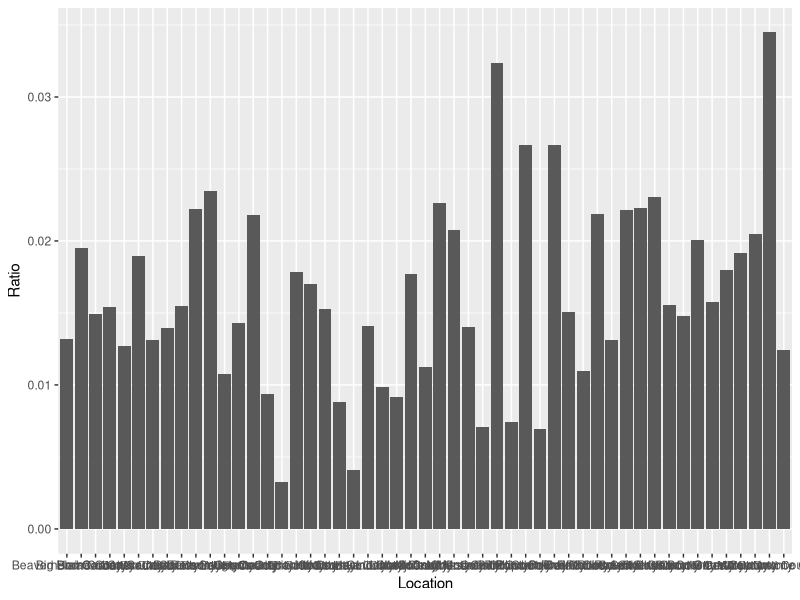
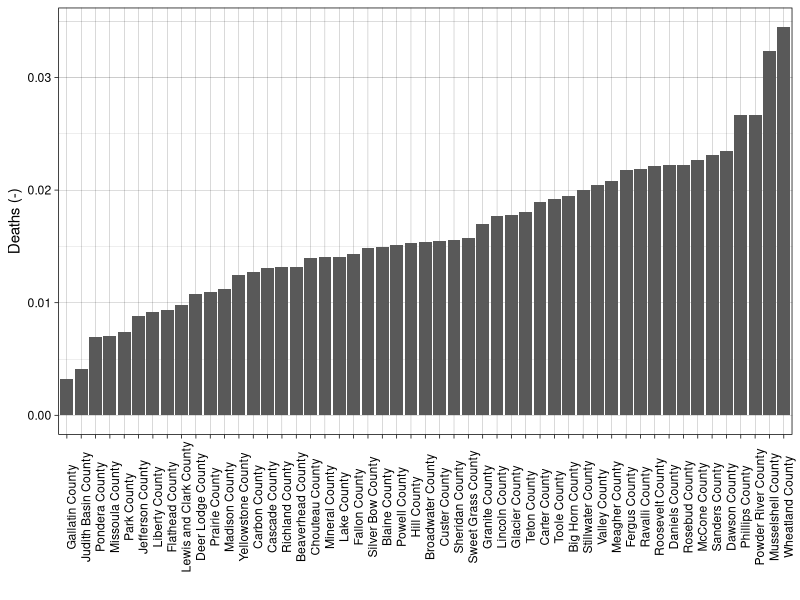
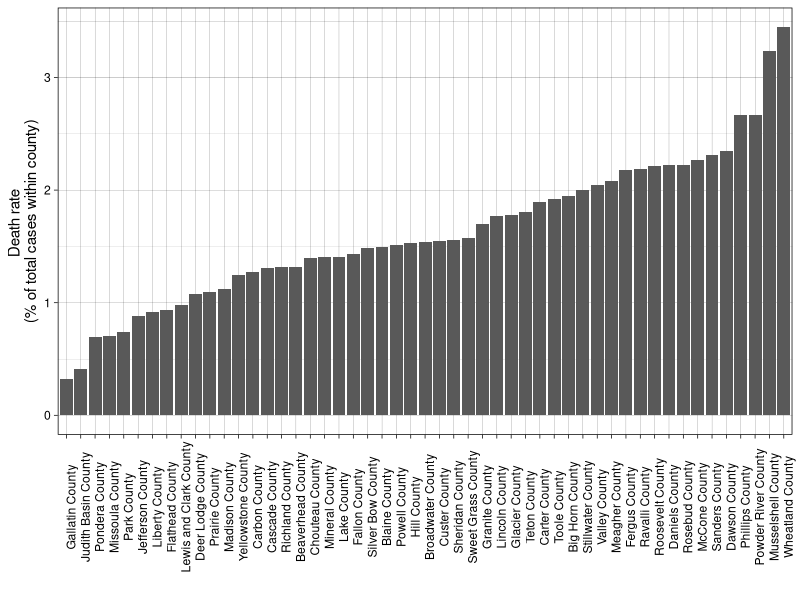
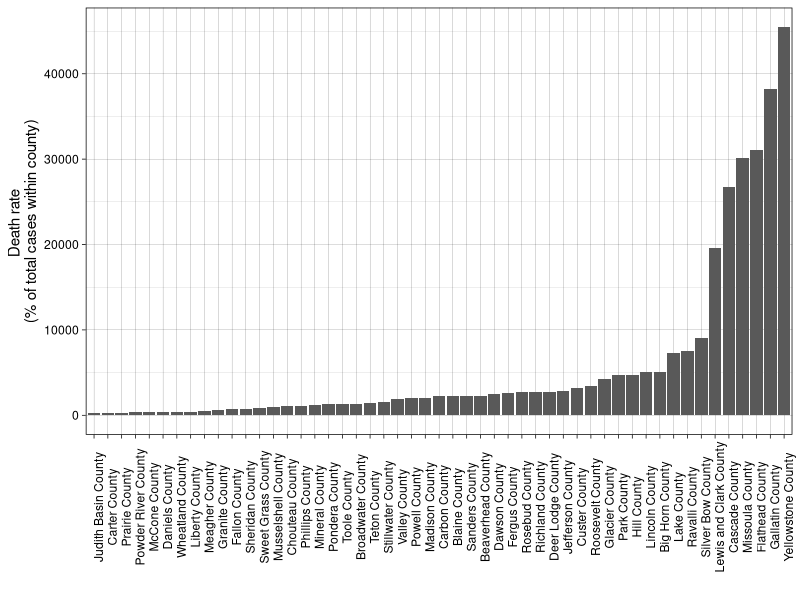
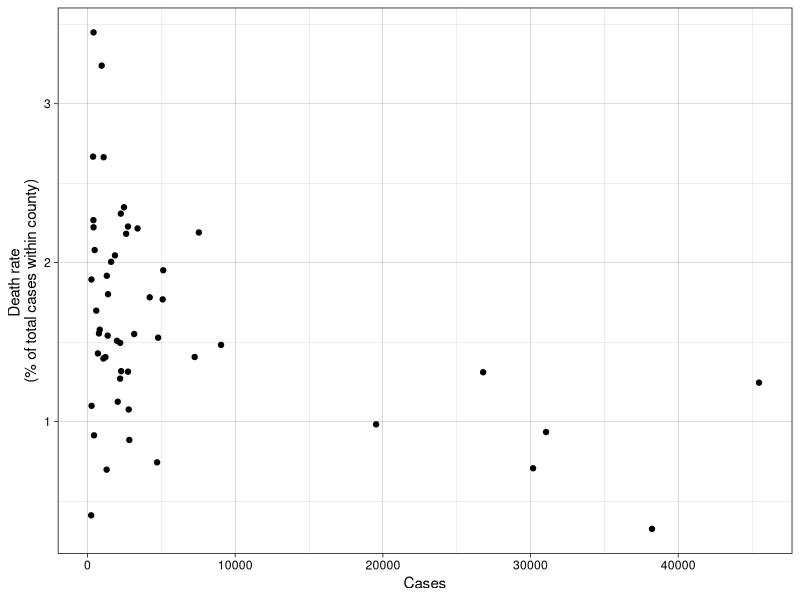

R code for these plots, in order:
## ---- chunk 1
knitr::opts_chunk$set(echo = TRUE, message = FALSE, warning = FALSE, results = FALSE)

## ---- chunk 2
library(tidyverse)
library(here)
## ---- chunk 3
df <- read_csv(here('Montana_covid/mt_covid.csv')) %>% 
  mutate(Ratio = Deaths/Cases) %>% 
  mutate(Percent = Ratio * 100)

## ---- chunk 4
df %>% 
  ggplot(aes(x = Location, y = Ratio)) +
  geom_col()

order_df <- df %>% 
  arrange(Ratio)
## ---- chunk 5
order_df %>% 
  ggplot(aes(x = reorder(Location, Ratio), y = Ratio)) +
  geom_col() +
  labs(y = 'Deaths (-)', x ='') +
  theme_linedraw() +
  theme(axis.text.x = element_text(angle = 90))
## ---- chunk 6
order_df %>% 
  ggplot(aes(x = reorder(Location, Percent), y = Percent)) +
  geom_col() +
  labs(y = 'Death rate \n(% of total cases within county)', x ='') +
  theme_linedraw() +
  theme(axis.text.x = element_text(angle = 90))
## ---- chunk 7
order_df %>% 
  ggplot(aes(x = reorder(Location, Cases), y = Cases)) +
  geom_col() +
  labs(y = 'Death rate \n(% of total cases within county)', x ='') +
  theme_linedraw() +
  theme(axis.text.x = element_text(angle = 90))
## ---- chunk 8
order_df %>% 
  ggplot(aes(x = Cases, y = Percent)) +
  geom_point() +
  labs(y = 'Death rate \n(% of total cases within county)', x ='Cases') +
  theme_linedraw()

